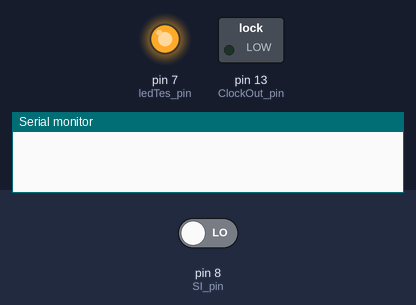
This sketch was run on a simulated Arduino Uno, built with avr-gcc and run on an emulated ATmega328P. Shown: switched loads named in the sketch (green lamp = pin HIGH), output pins drawn as LEDs (lit = HIGH), the last lines printed to the serial monitor. The test bench sets the inputs (shaded band); at power-on: pin 8 (SI_pin) LOW.

Above: at 2.5 s.
At 23.2 s:
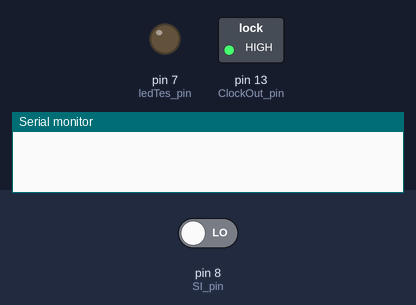
At 48.5 s:
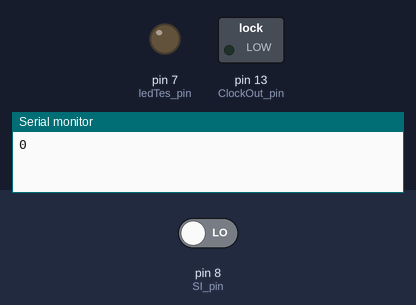
Timing chart, 0 to 53.3 s (numbered marks = the images above):
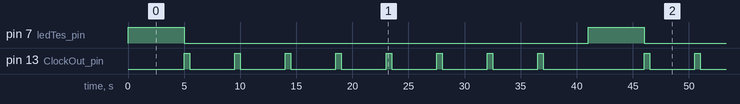

The sketch:

ArdParrelSerialTest.ino
```cpp
//www.elegoo.com
//2016.12.09

// Arduino pin numbers
const int SI_pin = 8; // digital pin connected to switch output
const int ClockOut_pin = 13;
const int ledTes_pin = 7;

byte pShiftOut(int clockInput, int SI_inputPin){

byte byteStore = 0;
byte bitInputStore = 0;

for(int i = 0; i < 8; i++){

digitalWrite(clockInput,HIGH);
delay(500);
bitInputStore = digitalRead(SI_inputPin);
bitInputStore <<= 7;
byteStore >>= 1;
byteStore |= bitInputStore;
digitalWrite(clockInput,LOW);
delay(4000);

}

return byteStore;
}

void setup() {
  pinMode(SI_pin, INPUT);
  pinMode(ClockOut_pin, OUTPUT);
  pinMode(ledTes_pin, OUTPUT);
  Serial.begin(9600);
}

byte aByte = 0;
void loop() {

digitalWrite(ledTes_pin,HIGH);
delay(5000);
digitalWrite(ledTes_pin,LOW);

aByte = pShiftOut(ClockOut_pin, SI_pin);

Serial.print(aByte , BIN);

}
```

Measured:
- by itself, pin 7 (ledTes_pin): alternates HIGH for 5.0 s and LOW for 36.0 s
- by itself, pin 13 (ClockOut_pin): repeats every 41.0 s: 7 × (LOW 4.0 s, HIGH 0.50 s), LOW 9.0 s, HIGH 0.50 s
- by itself, everything shown: repeats every 41.0 s, in 17 steps
